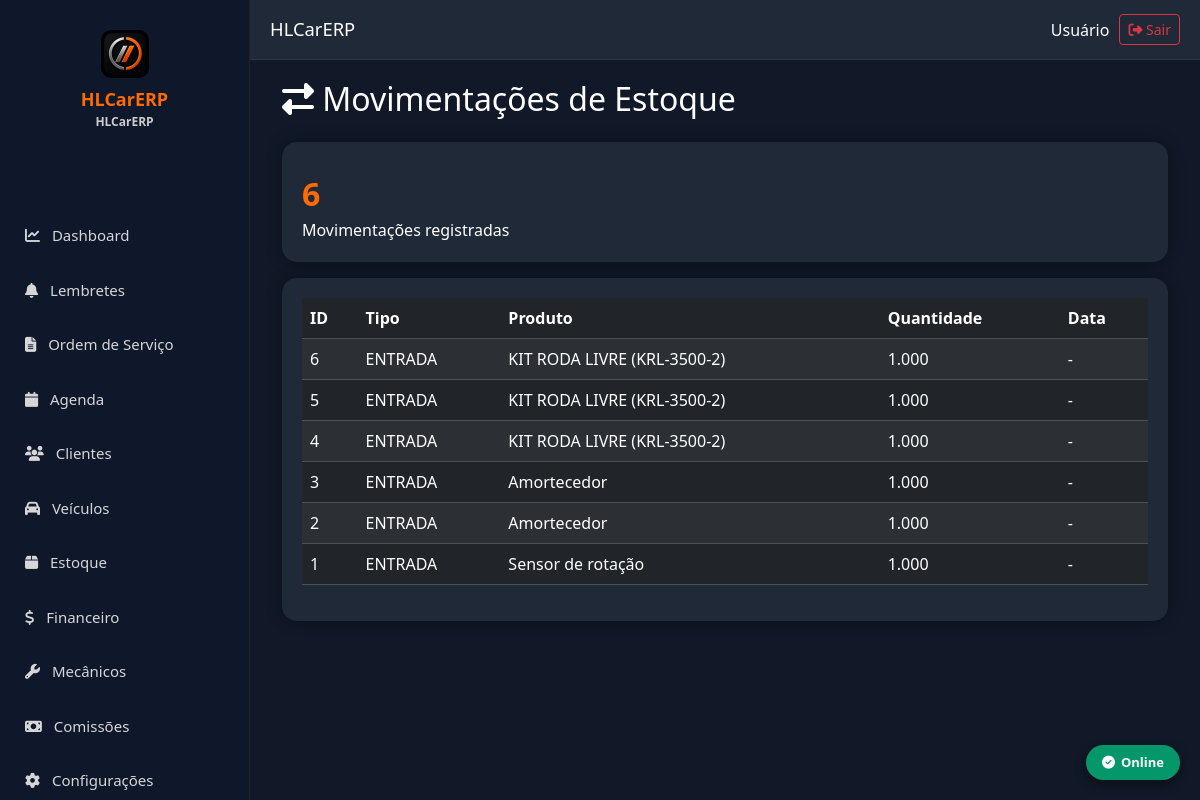
Page /movimentacoes (signed in) on the committed database.
### models.py (models this page shows)
class MovimentacaoEstoque(db.Model):
    __tablename__ = "movimentacoes_estoque"
    id = db.Column(db.Integer, primary_key=True)
    empresa_id = db.Column(db.Integer, db.ForeignKey("empresas.id"), nullable=False, index=True)
    produto_id = db.Column(db.Integer, db.ForeignKey("produtos.id"), nullable=False, index=True)
    compra_id = db.Column(db.Integer, db.ForeignKey("compras.id"))
    ordem_servico_id = db.Column(db.Integer, db.ForeignKey("ordens_servico.id"))
    tipo = db.Column(db.String(20), nullable=False)                 # <-- adiciona esta linha
    tipo_movimento = db.Column(db.String(20), nullable=False)
    origem = db.Column(db.String(30), nullable=False)
    quantidade = db.Column(Numeric(18, 3), nullable=False)
    saldo_anterior = db.Column(Numeric(18, 3), default=0)
    saldo_atual = db.Column(Numeric(18, 3), default=0)
    custo_unitario = db.Column(Numeric(18, 2), default=0)
    valor_total = db.Column(Numeric(18, 2), default=0)
    observacoes = db.Column(db.Text)
    data_movimento = db.Column(db.DateTime, default=datetime.utcnow)
    empresa = db.relationship("Empresa")
    produto = db.relationship("Produto")
    compra = db.relationship("Compra")
    ordem_servico = db.relationship("OrdemServico")
    __table_args__ = (
        Index("idx_mov_produto", "empresa_id", "produto_id", "data_movimento"),
    )

class Produto(db.Model):
    __tablename__ = "produtos"
    id = db.Column(db.Integer, primary_key=True)
    empresa_id = db.Column(db.Integer, db.ForeignKey("empresas.id"), nullable=False, index=True)
    categoria_id = db.Column(db.Integer, db.ForeignKey("categorias.id"), nullable=False, index=True)
    codigo = db.Column(db.String(30), nullable=False)
    codigo_barras = db.Column(db.String(100))
    descricao = db.Column(db.String(250), nullable=False)
    descricao_reduzida = db.Column(db.String(120))
    referencia = db.Column(db.String(100))
    unidade = db.Column(db.String(10), nullable=False, default="UN")
    ncm = db.Column(db.String(20))
    cest = db.Column(db.String(20))
    peso = db.Column(Numeric(18, 3), default=0)
    localizacao = db.Column(db.String(80))
    controla_estoque = db.Column(db.Boolean, default=True, nullable=False)
    permite_venda = db.Column(db.Boolean, default=True, nullable=False)
    estoque_minimo = db.Column(Numeric(18, 3), default=0)
    estoque_maximo = db.Column(Numeric(18, 3), default=0)
    estoque_atual = db.Column(Numeric(18, 3), default=0)
    estoque_reservado = db.Column(Numeric(18, 3), default=0)
    preco_compra = db.Column(Numeric(18, 2), default=0)
    preco_venda = db.Column(Numeric(18, 2), default=0)
    margem_padrao = db.Column(Numeric(18, 2), default=0)
    ativo = db.Column(db.Boolean, default=True, nullable=False)
    criado_em = db.Column(db.DateTime, default=datetime.utcnow)
    alterado_em = db.Column(db.DateTime, default=datetime.utcnow, onupdate=datetime.utcnow)
    empresa = db.relationship("Empresa")
    categoria = db.relationship("Categoria")
    fornecedores = db.relationship(
        "ProdutoFornecedor",
        back_populates="produto",
        cascade="all, delete-orphan"
    )
    __table_args__ = (
        UniqueConstraint("empresa_id", "codigo", name="uk_produto_codigo_empresa"),
        UniqueConstraint("empresa_id", "codigo_barras", name="uk_produto_barra_empresa"),
        Index("idx_produto_descricao", "empresa_id", "descricao"),
    )

### app.py (the view)
@app.route("/movimentacoes")
@login_required
def movimentacoes():
    try:
        lista = MovimentacaoEstoque.query.order_by(MovimentacaoEstoque.id.desc()).all()
    except Exception:
        lista = []
    return render_template("movimentacoes.html", movimentacoes=lista, total_movimentacoes=len(lista))

### app.py (called while the page is built, shortened)
def login_required(f):
    @wraps(f)
    def decorated_function(*args, **kwargs):
        if "usuario_id" not in session:
            return redirect("/login")
        path = request.path or ""
        livres = ("/assinar", "/logout", "/static", "/uploads", "/login")
        if any(path.startswith(p) for p in livres):
            return f(*args, **kwargs)
        if session.get("usuario_perfil") == "SUPER":
            return f(*args, **kwargs)
        eid = session.get("empresa_id")
        return f(*args, **kwargs)
    return decorated_function

@app.context_processor
def inject_empresa():
    import os
    eid = session.get("empresa_id")
    emp = Empresa.query.get(eid) if eid else None
    nome = "HLCarERP"
    logo_url = None
    if emp:
        nome = emp.nome_fantasia or emp.razao_social or "HLCarERP"
    return {"empresa_nome": nome, "empresa_logo": logo_url, "empresa": emp}

@app.context_processor
def inject_lembretes_pendentes():
    try:
        eid = session.get("empresa_id")
        if not eid:
            return {"lembretes_pendentes": 0}
    except Exception:
        return {"lembretes_pendentes": 0}

### templates/movimentacoes.html (shortened to what this page needs)
{% extends "base.html" %}
{% block conteudo %}
<div class="container-fluid">
    <h2 class="text-white mb-4"><i class="fa fa-exchange-alt"></i> Movimentações de Estoque</h2>
    <div class="card-dashboard mb-3">
        <div class="numero">{{ total_movimentacoes }}</div>
        <div>Movimentações registradas</div>
    </div>
    <div class="card-dashboard">
        {% if movimentacoes %}
        <table class="table table-dark table-striped">
            <thead>
                <tr>
                    <th>ID</th>
                    <th>Tipo</th>
                    <th>Produto</th>
                    <th>Quantidade</th>
                    <th>Data</th>
                </tr>
            </thead>
            <tbody>
                {% for m in movimentacoes %}
                <tr>
                    <td>{{ m.id }}</td>
                    <td>{{ m.tipo if m.tipo else '-' }}</td>
                    <td>{{ m.produto.descricao if m.produto else '-' }}</td>
                    <td>{{ m.quantidade if m.quantidade else '-' }}</td>
                    <td>{{ m.data_movimentacao if m.data_movimentacao else '-' }}</td>
                </tr>
                {% endfor %}
            </tbody>
        </table>
        {% else %}
        <p class="text-secondary mb-0">Nenhuma movimentação registrada ainda.</p>
        {% endif %}
    </div>
</div>
{% endblock %}

### templates/base.html (style rules this page uses)
* { margin:0; padding:0; box-sizing:border-box; font-family:Segoe UI,Tahoma,Geneva,Verdana,sans-serif; }
body { background:#111827; overflow-x:hidden; }
.card-dashboard { background:#1f2937; border-radius:15px; padding:20px; color:white; box-shadow:0 0 15px rgba(0,0,0,.35); transition:.3s; }
.numero { font-size:32px; font-weight:bold; margin-top:8px; color:#ff6b00; }
.table-dark th, .table-dark td { white-space:nowrap; }

### rows in the picture
MovimentacaoEstoque: id "6", tipo "ENTRADA", produto "KIT RODA LIVRE (KRL-3500-2)", quantidade "1.000", data_movimentacao "-"
MovimentacaoEstoque: id "5", tipo "ENTRADA", produto "KIT RODA LIVRE (KRL-3500-2)", quantidade "1.000", data_movimentacao "-"
MovimentacaoEstoque: id "4", tipo "ENTRADA", produto "KIT RODA LIVRE (KRL-3500-2)", quantidade "1.000", data_movimentacao "-"
MovimentacaoEstoque: id "3", tipo "ENTRADA", produto "Amortecedor", quantidade "1.000", data_movimentacao "-"
MovimentacaoEstoque: id "2", tipo "ENTRADA", produto "Amortecedor", quantidade "1.000", data_movimentacao "-"
MovimentacaoEstoque: id "1", tipo "ENTRADA", produto "Sensor de rotação", quantidade "1.000", data_movimentacao "-"

### other values in the picture
{{ empresa_nome }} "HLCarERP"
{{ session.get('usuario_nome', 'Usuário') }} "Usuário"
{{ total_movimentacoes }} "6"
